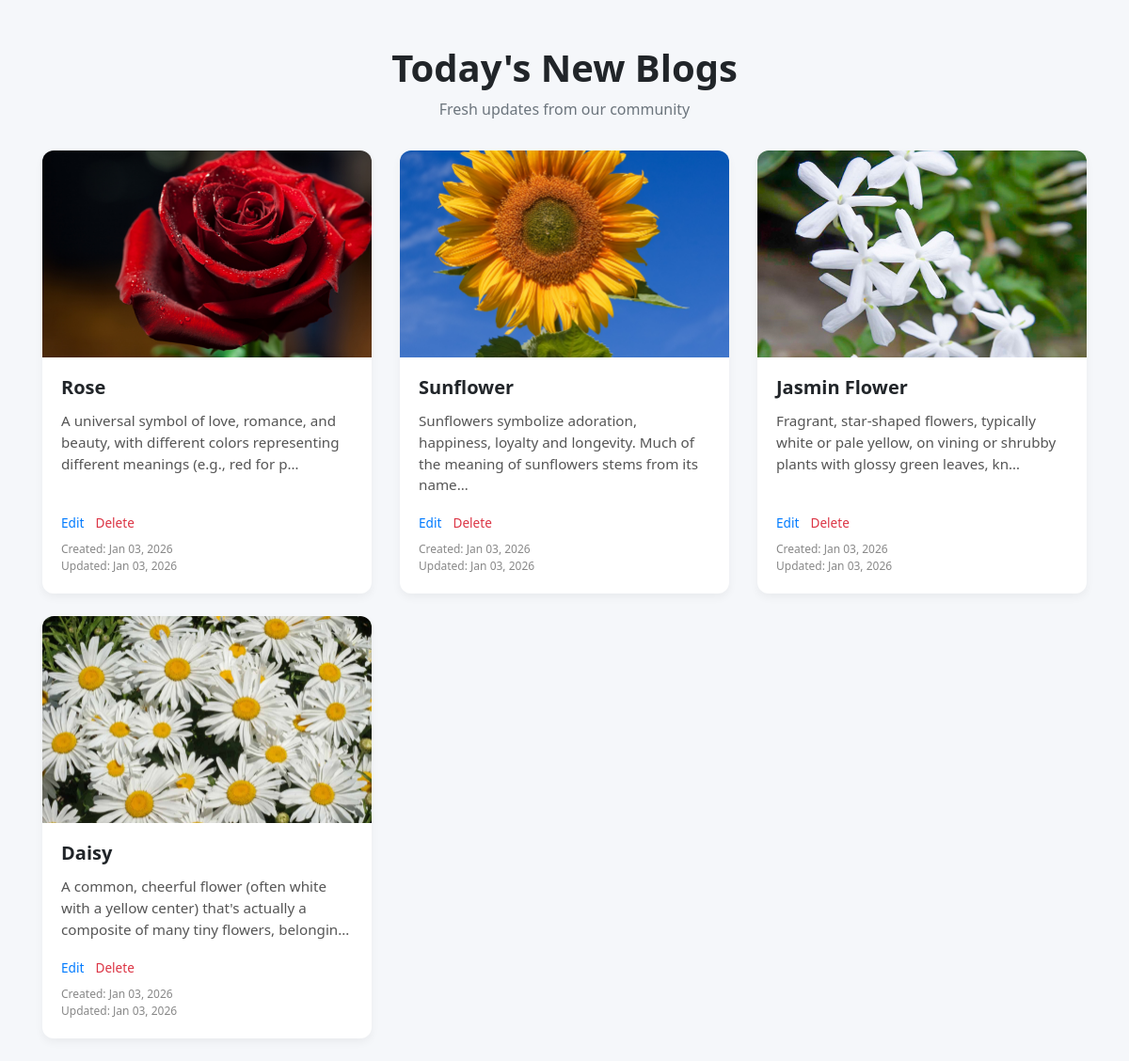
The page / on the database its author committed.
### gallery/models.py (models this page shows, shortened)
class Product(models.Model):
    name = models.CharField(max_length=255)
    description = models.TextField()
    image = models.ImageField(upload_to='products/')
    created_at = models.DateTimeField(auto_now_add=True)
    updated_at = models.DateTimeField(auto_now=True)
    def short_description(self):
        words = self.description.split()
        if len(words) > 50:
            return ' '.join(words[:30]) + '...'
        else:
            return self.description

### gallery/views.py (the view)
# urls.py: path('', views.product_list, name='product_list'),
def product_list(request):
    products = Product.objects.all()
    return render(request, 'myapp/index.html', {'products': products})

### gallery/templates/myapp/index.html (shortened to what this page needs)
<!DOCTYPE html>
<html lang="en">
<head>
    <link rel="stylesheet" href="https://maxcdn.bootstrapcdn.com/bootstrap/4.5.2/css/bootstrap.min.css">
</head>
<body>
<div class="container mt-5">
    <div class="page-title">
        <h1>Today's New Blogs</h1>
        <p class="text-muted">Fresh updates from our community</p>
    </div>
    <div class="row">
        {% for product in products %}
            <div class="col-md-4 mb-4">
                <div class="card h-100">
                    <a href="{% url 'product_detail' product.pk %}">
                        <img src="{{ product.image.url }}" alt="{{ product.created_name }}" class="card-img-top">
                    </a>
                    <div class="card-body d-flex flex-column">
                        <h5 class="card-title">{{ product.name }}</h5>
                        <p class="card-text">
                            {{ product.short_description|truncatechars:120 }}
                        </p>
                        <div class="mt-auto">
                            <div class="action-links mb-2">
                                <a href="{% url 'edit_product' product.pk %}" class="btn-edit">Edit</a>
                                <a href="{% url 'delete_product' product.pk %}" class="btn-delete">Delete</a>
                            </div>
                            <div class="meta">
                                Created: {{ product.created_at|date:"M d, Y" }} <br>
                                Updated: {{ product.updated_at|date:"M d, Y" }}
                            </div>
                        </div>
                    </div>
                </div>
            </div>
        {% endfor %}
    </div>
</div>
</body>
</html>

### gallery/templates/myapp/index.html (style rules this page uses)
body { background: #f5f7fa; font-family: "Segoe UI", sans-serif; }
.page-title { text-align: center; margin-bottom: 2rem; }
.page-title h1 { font-weight: 700; }
.card { border: none; border-radius: 12px; overflow: hidden; transition: transform 0.2s ease, box-shadow 0.2s ease; box-shadow: 0 4px 10px rgba(0,0,0,0.05); }
.card-img-top { height: 220px; object-fit: cover; }
.card-title { font-weight: 600; }
.card-text { color: #555; font-size: 0.95rem; }
.action-links a { font-size: 0.85rem; margin-right: 8px; }
.meta { font-size: 0.75rem; color: #888; }
.btn-edit { color: #007bff; }
.btn-delete { color: #dc3545; }

### rows shown on the page
Product: image (picture), name "Rose", short_description "A universal symbol of love, romance, and beauty, with different colors representing different meanings (e.g., red for p…", created_at "Jan 03, 2026", updated_at "Jan 03, 2026"
Product: image (picture), name "Sunflower", short_description "Sunflowers symbolize adoration, happiness, loyalty and longevity. Much of the meaning of sunflowers stems from its name…", created_at "Jan 03, 2026", updated_at "Jan 03, 2026"
Product: image (picture), name "Jasmin Flower", short_description "Fragrant, star-shaped flowers, typically white or pale yellow, on vining or shrubby plants with glossy green leaves, kn…", created_at "Jan 03, 2026", updated_at "Jan 03, 2026"
Product: image (picture), name "Daisy", short_description "A common, cheerful flower (often white with a yellow center) that's actually a composite of many tiny flowers, belongin…", created_at "Jan 03, 2026", updated_at "Jan 03, 2026"
